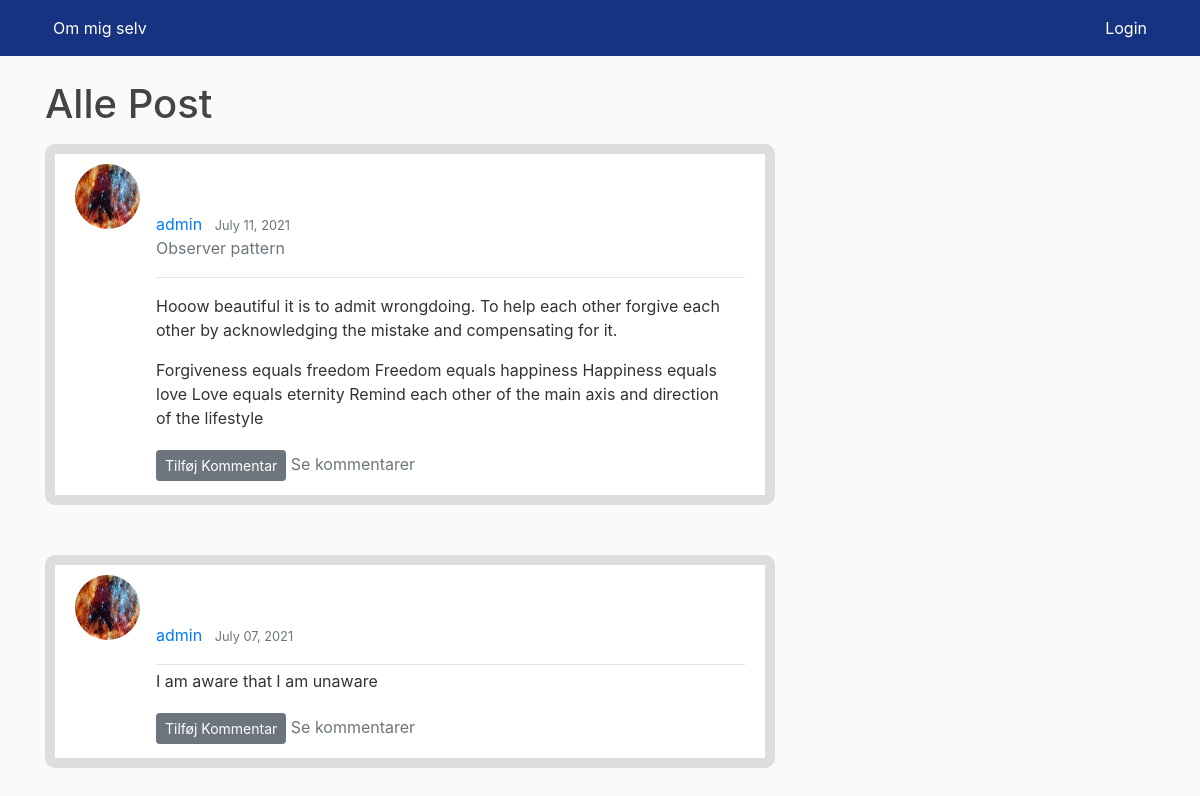
/blog/, run on an earlier commit of the app's database.
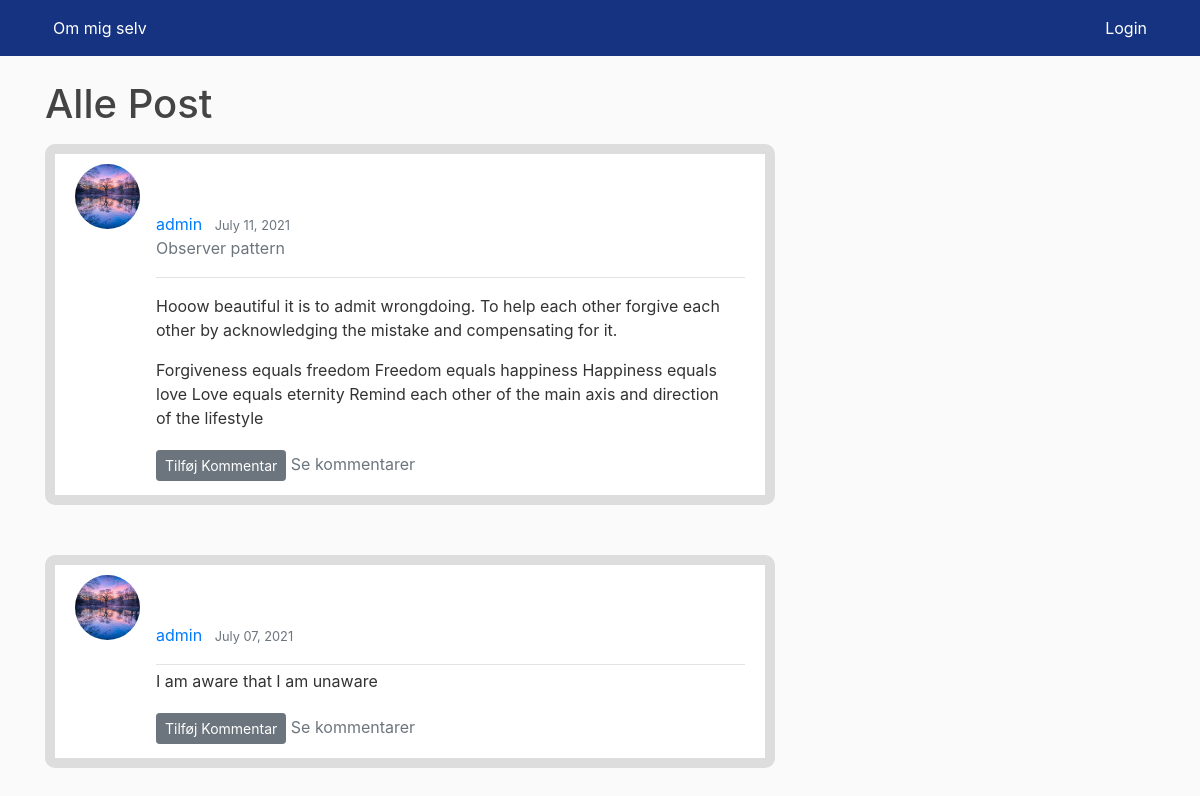
And on a later commit of the database.
### blog/models.py (models this page shows, shortened)
class Post(models.Model):
    title = models.CharField(max_length=100, blank=True)
    content = models.TextField()
    date_posted = models.DateTimeField(default=timezone.now)  # Finde tid som en post bliver gemt
    author = models.ForeignKey(User, on_delete=models.CASCADE)  # Post bliver forbundet med user med foreignkey.

### person/models.py (models this page shows, shortened)
class Profile(models.Model):
    user = models.OneToOneField(User, on_delete=models.CASCADE)  # cascade er hvis user bliver slettet
    image = models.ImageField(default='default.jpg', upload_to='profile_pics')

### blog/views.py (the view)
# urls.py: path('', PostListView.as_view(), name='blog-home'),
class PostListView(ListView):
    model = Post
    template_name = 'blog/blog.html'  # <app>/<model>_<viewtype>.html
    context_object_name = 'posts'
    ordering = ['-date_posted']  # med - vil nyeste post vil stå først
    paginate_by = config.settings.PAGINATION_COUNT

### blog/templates/blog/blog.html (shortened to what this page needs)
{% extends "blog/base.html" %}
{% block content %}
    <h1 class="mb-3">Alle Post</h1>
    {% for post in posts %}
        <post class="media content-section">
            <img class="rounded-circle article-img" src="{{ post.author.profile.image.url }}">
              <div class="media-body">
                  <div class="row justify-content-md-center pt-5"></div>
                <div class="article-metadata">
                  <a class="mr-2" href="{% url 'blog:user-posts' post.author.username %}">
                      {{ post.author.username }} </a>
                  <small class="text-muted">{{ post.date_posted|date:"F d, Y" }}</small>
                    <p class="text-muted">{{ post.title }}</p>
                </div>
                 <div class="mr-2" ><p class="article-content">{{ post.content|safe }}</p></div>
                 <div>
                      <a class="btn btn-secondary btn-sm mt-1 mb-1" href="{% url 'blog:comment-new' post.id %}">Tilføj Kommentar</a>
                     <h10><a class="text-muted"  href="{% url 'blog:post-comments' post.id %}" > Se kommentarer </a></h10>
                 </div>
              </div>
        </post>
    {% endfor %}
{% endblock content %}

### blog/templates/blog/base.html (shortened to what this page needs)
{% load static %}
<!DOCTYPE html>
<html>
<head>
    <link rel="stylesheet" href="https://maxcdn.bootstrapcdn.com/bootstrap/4.0.0/css/bootstrap.min.css">
    <link rel="stylesheet" type="text/css" href="{% static 'css/main.css' %}">
</head>
<body>
    <header class="site-header">
      <nav class="navbar navbar-expand-md navbar-dark bg-steel fixed-top">
        <div class="container">
              <div class="collapse navbar-collapse" id="navbarToggle">
                  <div class="navbar-nav mr-auto">
                    <a class="nav-item nav-link" href="/">Om mig selv </a>
                  </div>
                  <div class="navbar-nav">
                      {% if user.is_authenticated %}
                          <a class="nav-item nav-link" href="/person/register">Registrer</a>
                          <a class="topnav-right nav-link" href="/">Alle bekendte</a>
                          <a class="nav-item nav-link" href="/person/logout">Logout</a>
                          <a class="nav-item nav-link" href="/person/profile">Profile</a>
                      {% else %}
                          <a class="nav-item nav-link" href="/person/login">Login</a>
                      {% endif %}
                  </div>
              </div>
          </div>
      </nav>
    </header>
    <main role="main" class="container">
      <div class="row">
        <div class="col-md-8">
          {% block content %}{% endblock %}
        </div>
        <div class="col-md-4">
        </div>
      </div>
    </main>
</body>
</html>

### blog/static/css/main.css (style rules this page uses)
body { background: #fafafa; color: #333333; margin-top: 5rem; }
h1, h2, h3, h4, h5, h6 { color: #444444; }
.bg-steel { background-color: #153380; }
.site-header .navbar-nav .nav-link { color: #ffffff; }
.content-section { background: #ffffff; padding: 10px 20px; border: 10px solid #dddddd; border-radius: 10px; margin-bottom: 50px; }
.article-content { white-space: pre-wrap; }
.article-img { height: 65px; width: 65px; margin-right: 16px; }
.article-metadata { padding-bottom: 1px; margin-bottom: 4px; border-bottom: 1px solid #e3e3e3 }

What changed in the data, as far as the page shows it:
changed through a linked row, Post "Observer pattern": author.profile.image: picture removed, a placeholder shows
changed through a linked row, Post "I am aware that I am unaware": author.profile.image: picture removed, a placeholder shows
